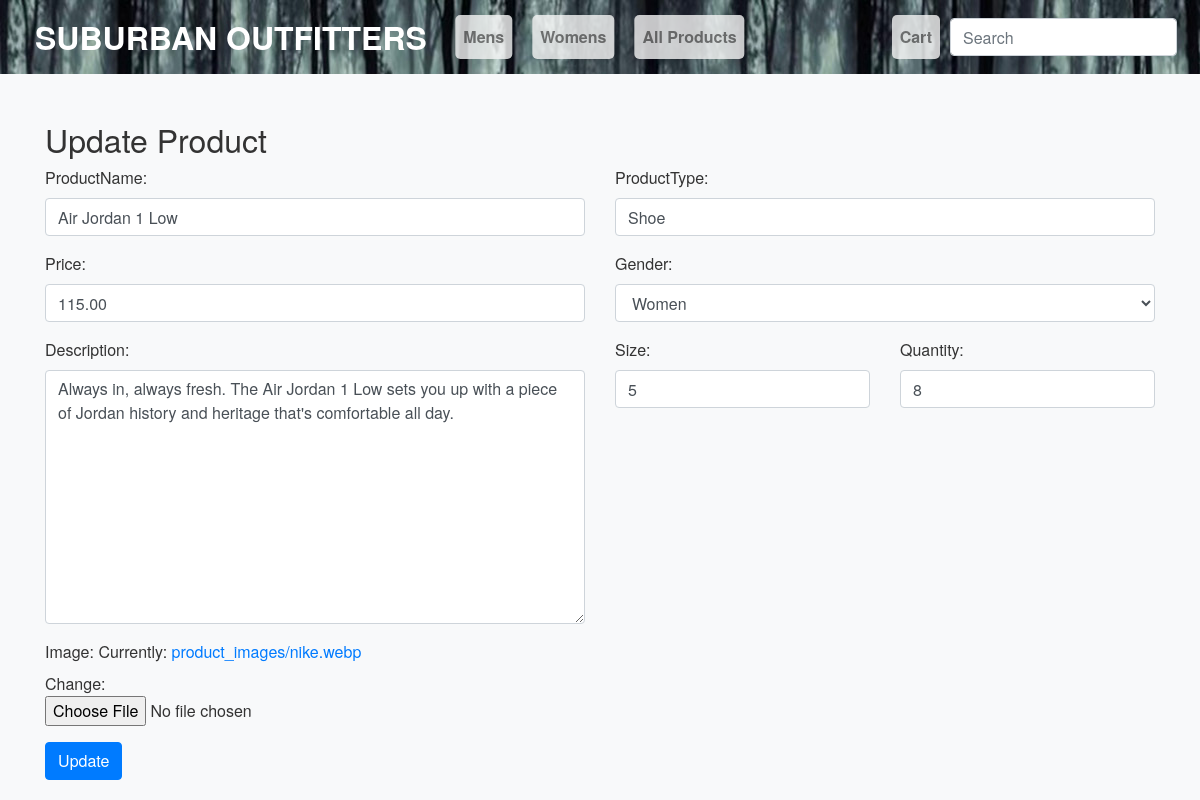
/customers/product_update/28/, run on an earlier commit of the app's database.
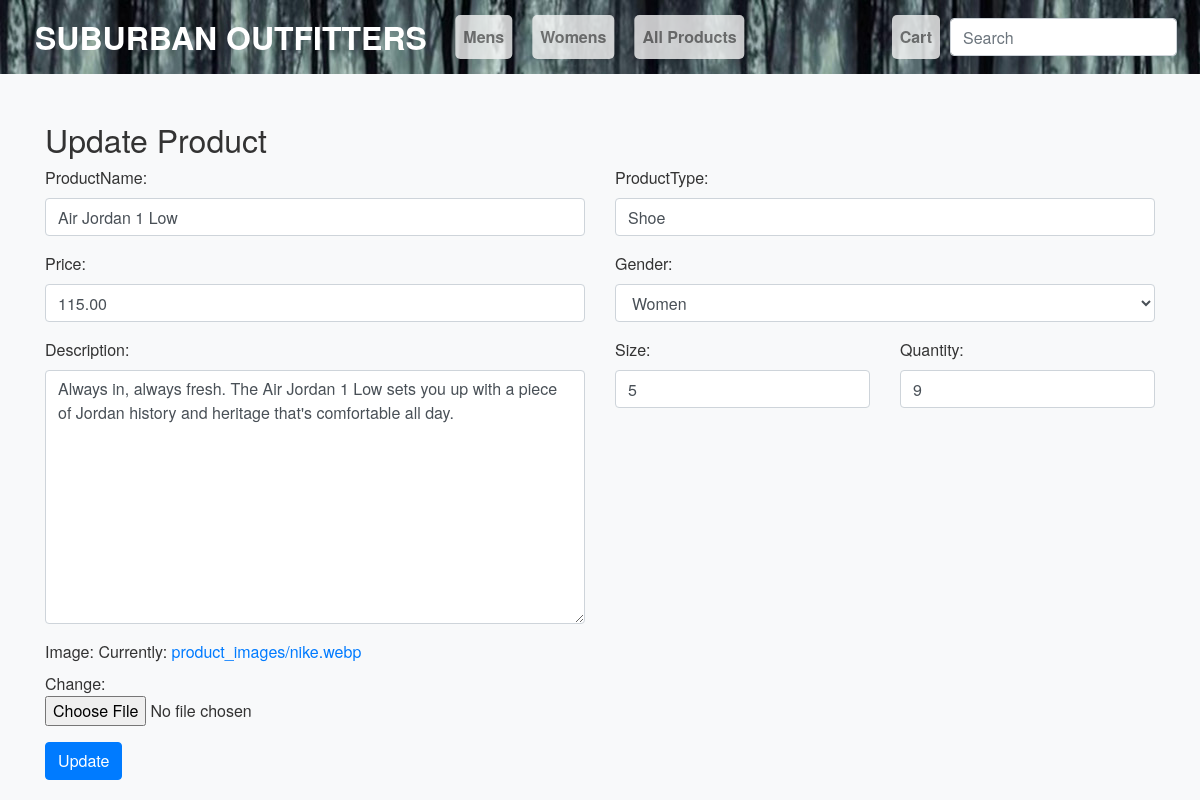
And on a later commit of the database.
### customer/models.py (models this page shows, shortened)
class Product(models.Model):
    GENDER_CHOICES = (
        ('M', 'Men'),
        ('W', 'Women'),
    )
    productName = models.CharField(max_length=200)
    productType = models.CharField(max_length=200)
    price = models.DecimalField(max_digits=10, decimal_places=2, default=0.00)
    gender = models.CharField(max_length=1, choices=GENDER_CHOICES, default='M')
    description = models.TextField(default='No description provided.')
    size = models.CharField(max_length=50, blank=True)
    quantity = models.IntegerField(default=0)
    image = models.ImageField(upload_to='product_images/', default='default.jpg')

### customer/views.py (the view, shortened to what this page needs)
# urls.py: path('product_update/<int:product_id>/', views.ProductUpdate.as_view(), name='product_update'),
class ProductUpdate(View):
    def get(self, request, product_id):
        product = Product.objects.get(pk=product_id)
        form = ProductForm(instance=product)
        return render(request, 'product_update.html', {'product': product, 'form': form})

### customer/forms.py
class ProductForm(forms.ModelForm):
    class Meta:
        model = Product
        fields = ['productName', 'productType', 'price', 'gender', 'description', 'size', 'quantity', 'image']

### customer/context_processors.py (called while the page is built)
def categories(request):
    return {
        'categories': Category.objects.all()
    }

### templates/product_update.html (shortened to what this page needs)
{% load static %}
{% load widget_tweaks %}
<!DOCTYPE html>
<html lang="en">
<head>
    <link href="https://stackpath.bootstrapcdn.com/bootstrap/4.5.2/css/bootstrap.min.css" rel="stylesheet">
    {% load static %}
    <link href="{% static 'css/styles.css' %}" rel="stylesheet">
</head>
<body>
    {% include "nav.html" %}
    <div class="container mt-3">
        <a href="{% url 'product_list' %}" class="text-decoration-none">
            <h2>Update Product</h2>
        </a>
        <form method="post" enctype="multipart/form-data" class="needs-validation" novalidate>
            <div class="row">
                <div class="col-md-6 mb-3">
                    {{ form.productName.label_tag }}
                    {{ form.productName|add_class:"form-control" }}
                </div>
                <div class="col-md-6 mb-3">
                    {{ form.productType.label_tag }}
                    {{ form.productType|add_class:"form-control" }}
                </div>
            </div>
            <div class="row">
                <div class="col-md-6 mb-3">
                    {{ form.price.label_tag }}
                    {{ form.price|add_class:"form-control" }}
                </div>
                <div class="col-md-6 mb-3">
                    {{ form.gender.label_tag }}
                    {{ form.gender|add_class:"form-control" }}
                </div>
            </div>
            <div class="row">
                <div class="col-md-6 mb-3">
                    {{ form.description.label_tag }}
                    {{ form.description|add_class:"form-control" }}
                </div>
                <div class="col-md-3 mb-3">
                    {{ form.size.label_tag }}
                    {{ form.size|add_class:"form-control" }}
                </div>
                <div class="col-md-3 mb-3">
                    {{ form.quantity.label_tag }}
                    {{ form.quantity|add_class:"form-control" }}
                </div>
            </div>
            <div class="mb-3">
                {{ form.image.label_tag }}
                {{ form.image|add_class:"form-control-file" }}
            </div>
            <button type="submit" class="btn btn-primary" id="updateButton">Update</button>
        </form>
    </div>
</body>
</html>

What changed in the data, as far as the page shows it:
changed Product "Air Jordan 1 Low": quantity "8" → "9"
